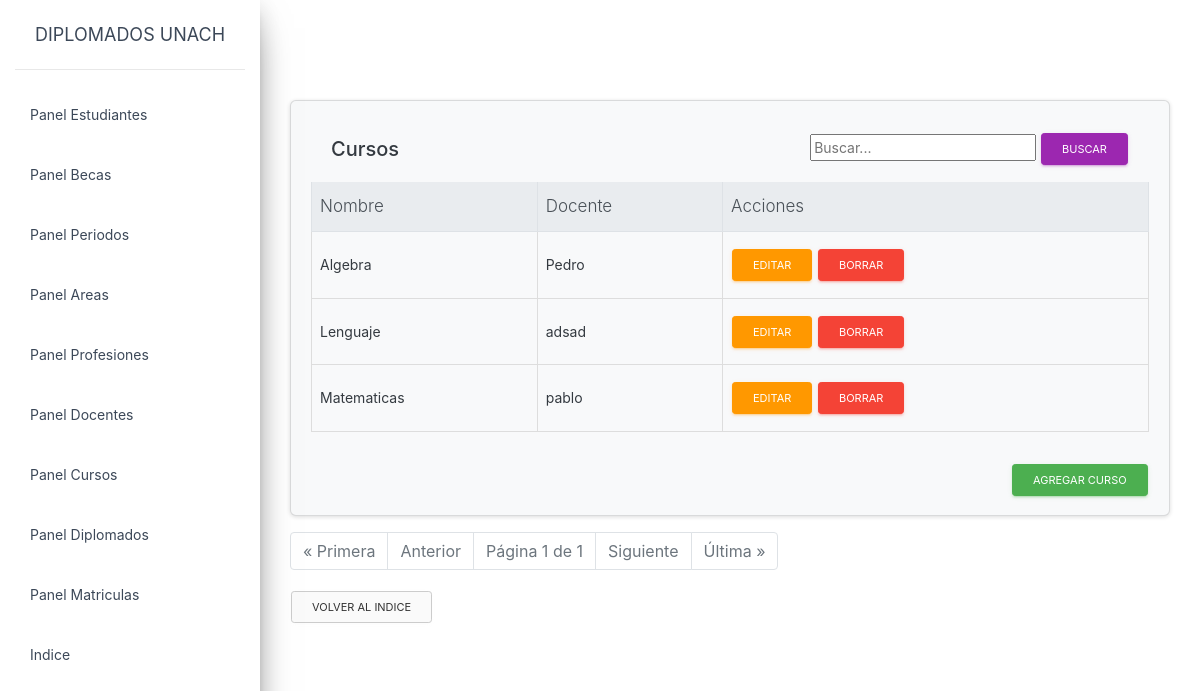
Before: /artemis/panel_cursos.html (signed in) with the older database file.
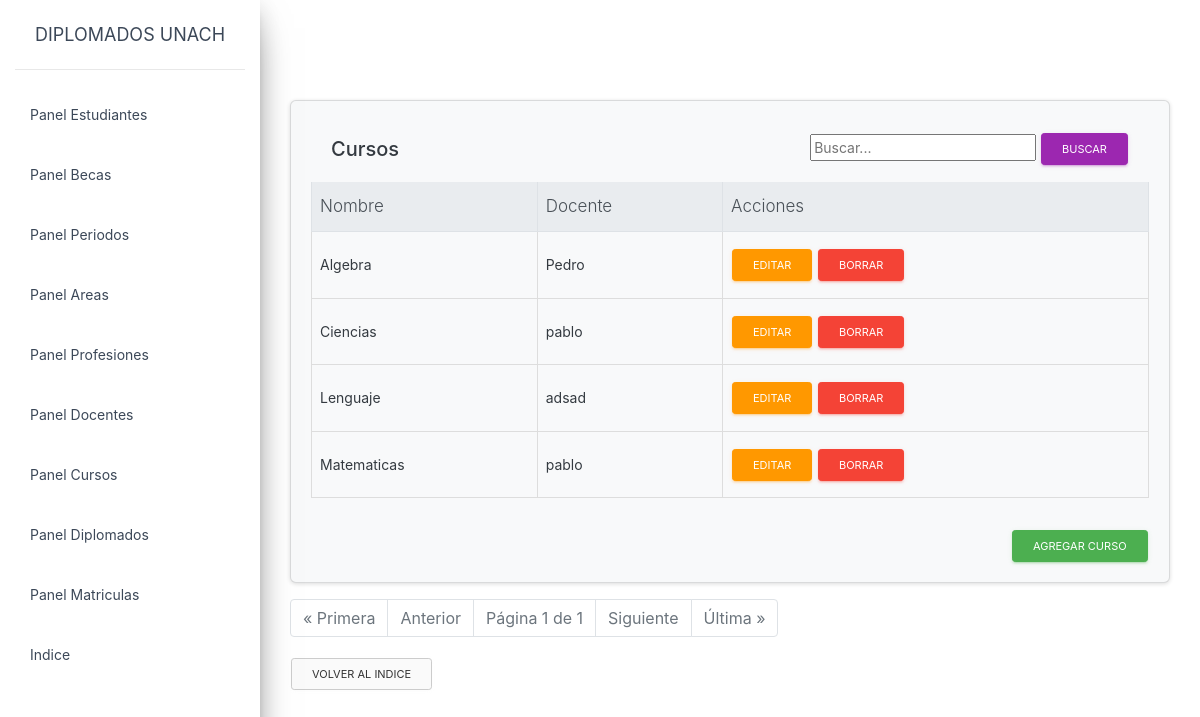
After: the same page with the newer database file.
### artemis/models.py (models this page shows, shortened)
class Cursos(models.Model):
    id = models.AutoField(primary_key=True)
    nombre_curso = models.CharField(max_length=20)
    docente = models.ForeignKey(Docentes, on_delete=models.CASCADE)

class Docentes(models.Model):
    rut_docente = models.CharField(primary_key=True,max_length=20)
    nombre_docente = models.CharField(max_length=20)
    apellido_docente = models.CharField(max_length=20)
    profesion_docente = models.ForeignKey(Profesiones,on_delete=models.CASCADE)
    num_tel_docente = models.IntegerField()
    def __str__(self):
        return self.nombre_docente

### artemis/views.py (the view)
# urls.py: path('panel_cursos.html',panel_cursos.as_view(),name = 'panel_cursos'),
@method_decorator(login_required, name='dispatch' )
class panel_cursos(ListView):
    context_object_name = 'panel_cursos'
    template_name = 'panel_cursos.html'
    paginate_by = 15
    queryset = Cursos.objects.all()
    search_form = SearchForm
    def get_queryset(self):
        queryset = Cursos.objects.order_by('nombre_curso')
        query = self.request.GET.get('query')
        if query:
            queryset = queryset.filter(
                Q(nombre_curso__icontains=query) |
                Q(docente__nombre_docente__icontains=query)
            )
        return queryset
    def get_context_data(self, **kwargs):
        context = super(panel_cursos, self).get_context_data(**kwargs)
        context['search_form'] = self.search_form(self.request.GET or None)
        return context

### artemis/forms.py
class SearchForm(forms.Form):
    query = forms.CharField(label='', widget=forms.TextInput(attrs={'placeholder': 'Buscar...'}))

### artemis/templates/panel_cursos.html (shortened to what this page needs)
{% extends "base.html" %}
{% block content %}
<head>
   <link rel="stylesheet" href="https://stackpath.bootstrapcdn.com/bootstrap/4.1.3/css/bootstrap.min.css">
   {% load crispy_forms_tags %}
</head>
<div class="card text-dark bg-light mb-3">
    <div class="card-body">
        <div class="card-header d-flex justify-content-between align-items-center">
            <h5 class="mb-0">Cursos</h5>
            <form method="GET" class="search-form">
                <input type="text" name="query" value="{{ search_form.value }}" placeholder="Buscar...">
                <button type="submit" class="btn btn-primary btn-sm">Buscar</button>
            </form>
        </div>
        <div class="table-responsive" style="max-height: calc(100vh - 370px); overflow-y: auto;">
            <table class="table table-hover table-bordered">
                <thead class="thead-light">
                    <tr>
                <th>Nombre </th>
                <th>Docente </th>
                <th>Acciones </th>
            </tr>
        </thead>
        <tbody>
            {% for Cursos in object_list %}
            <tr class="table-hover">
                <td>{{ Cursos.nombre_curso }} </td>
                <td>{{ Cursos.docente }} </td>
                <td>
                    <a href="{% url "artemis:edit_curso" Cursos.pk %}"  class="btn btn-warning btn-sm">Editar</a>
                    <a href="{% url "artemis:delete_curso" Cursos.pk %}"  class="btn btn-danger btn-sm">Borrar</a>
                </td>
            </tr>
            {% endfor %}
        </tbody>
    </table>
</div>
<div class="d-flex justify-content-end">
    <a href="{% url "artemis:new_curso" %}" class="btn btn-success btn-sm mt-3"> Agregar curso</a>
</div>
</div>
</div>
<div class="pagination">
    <ul class="pagination justify-content-center">
      {% if page_obj.has_previous %}
      <li class="page-item"><a class="page-link" href="?page=1">&laquo; Primera</a></li>
      <li class="page-item"><a class="page-link" href="?page={{ page_obj.previous_page_number }}">Anterior</a></li>
      {% else %}
      <li class="page-item disabled"><span class="page-link">&laquo; Primera</span></li>
      <li class="page-item disabled"><span class="page-link">Anterior</span></li>
      {% endif %}
      <li class="page-item disabled"><span class="page-link">Página {{ page_obj.number }} de {{ page_obj.paginator.num_pages }}</span></li>
      {% if page_obj.has_next %}
      <li class="page-item"><a class="page-link" href="?page={{ page_obj.next_page_number }}">Siguiente</a></li>
      <li class="page-item"><a class="page-link" href="?page={{ page_obj.paginator.num_pages }}">Última &raquo;</a></li>
      {% else %}
      <li class="page-item disabled"><span class="page-link">Siguiente</span></li>
      <li class="page-item disabled"><span class="page-link">Última &raquo;</span></li>
      {% endif %}
  </div>
    <p>
        <a href="{% url "artemis:index" %}" class="btn btn-secondary btn-sm" >Volver al indice</a>
    </p>
{%endblock content%}

Changed rows visible on the page:
added Cursos: nombre_curso "Ciencias", docente "pablo"
